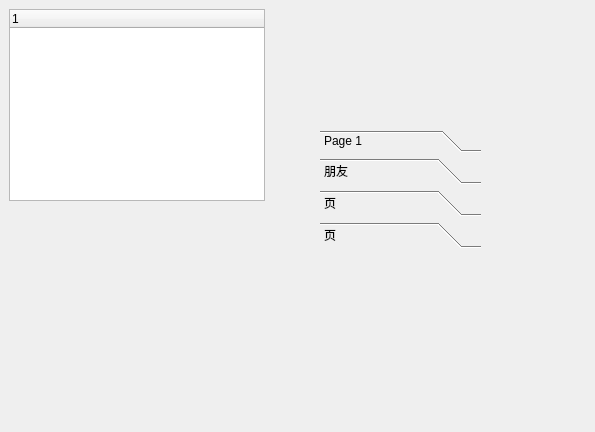
<?xml version="1.0" encoding="UTF-8"?>
<ui version="4.0">
 <class>Widget</class>
 <widget class="QWidget" name="Widget">
  <property name="geometry">
   <rect>
    <x>0</x>
    <y>0</y>
    <width>595</width>
    <height>432</height>
   </rect>
  </property>
  <property name="windowTitle">
   <string>Widget</string>
  </property>
  <widget class="QTreeWidget" name="treeWidget">
   <property name="geometry">
    <rect>
     <x>9</x>
     <y>9</y>
     <width>256</width>
     <height>192</height>
    </rect>
   </property>
   <column>
    <property name="text">
     <string notr="true">1</string>
    </property>
   </column>
  </widget>
  <widget class="QToolBox" name="ff">
   <property name="geometry">
    <rect>
     <x>320</x>
     <y>130</y>
     <width>161</width>
     <height>211</height>
    </rect>
   </property>
   <property name="currentIndex">
    <number>3</number>
   </property>
   <widget class="QWidget" name="page">
    <property name="geometry">
     <rect>
      <x>0</x>
      <y>0</y>
      <width>161</width>
      <height>107</height>
     </rect>
    </property>
    <attribute name="label">
     <string>Page 1</string>
    </attribute>
   </widget>
   <widget class="QWidget" name="page_2">
    <property name="geometry">
     <rect>
      <x>0</x>
      <y>0</y>
      <width>161</width>
      <height>107</height>
     </rect>
    </property>
    <attribute name="label">
     <string>朋友</string>
    </attribute>
   </widget>
   <widget class="QWidget" name="page_4">
    <attribute name="label">
     <string>页</string>
    </attribute>
   </widget>
   <widget class="QWidget" name="page_3">
    <attribute name="label">
     <string>页</string>
    </attribute>
   </widget>
  </widget>
 </widget>
 <resources/>
 <connections/>
</ui>
